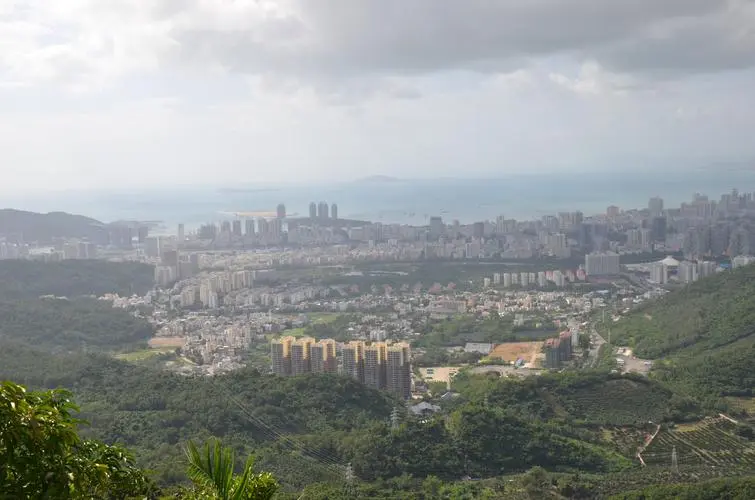
#> input picture city.jpg, 755 x 500 px
$ python masking.py --image city.jpg
#> lines starting #> are read from the running program, lines starting #| are printed output that depends on the picture; after the words box and inside, x2 and y2 are one past the last pixel; in counts of white or black regions, pixels touching at a corner belong together
import numpy as np
import argparse
import cv2

ap = argparse.ArgumentParser()
ap.add_argument("-i", "--image", required = True, help = "Path to the image")
args = vars(ap.parse_args())

image = cv2.imread(args["image"])
#> image is the input picture: shape (500, 755, 3); mean B, G, R 149.4, 150.9, 146.2
cv2.imshow("Original", image)

mask = np.zeros(image.shape[:2], dtype = "uint8")
(cX, cY) = (image.shape[1] // 2, image.shape[0] //2)
#> cX = 377; cY = 250
a = 100
cv2. rectangle(mask, (cX - a, cY - a), (cX + a, cY + a), 255, -1)
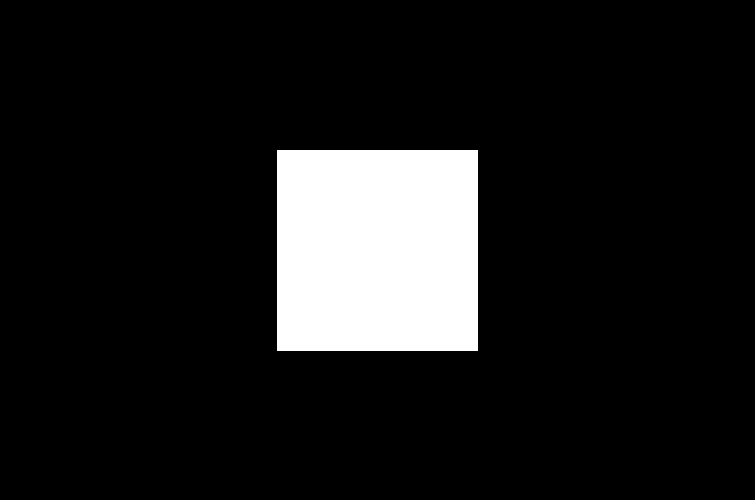
#> mask: shape (500, 755); 10.7% white; 1 white region, box (x1, y1, x2, y2) and area: (277, 150, 478, 351) 40401
cv2.imshow("Mask", mask)
masked = cv2.bitwise_and(image, image, mask = mask)
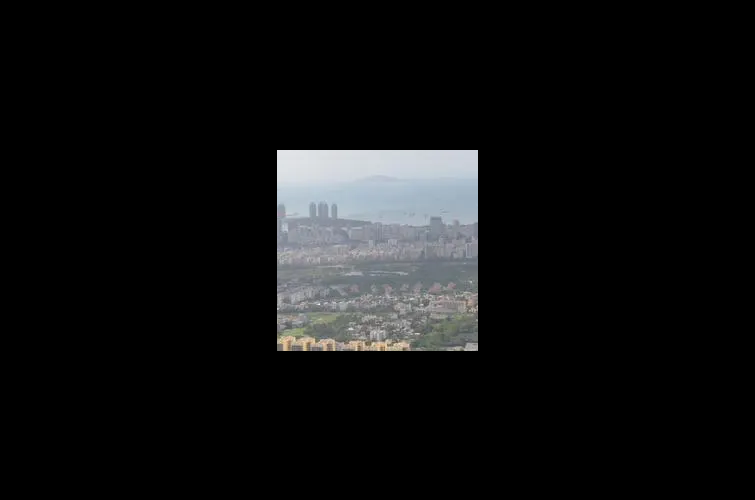
#> masked: shape (500, 755, 3); mean B, G, R 17.4, 16.9, 16.4
cv2.imshow("Mask Applied to Image", masked)
cv2.waitKey(0)

mask = np.zeros(image.shape[:2], dtype = "uint8")
cv2.circle(mask, (cX, cY), 100, 255, -1)
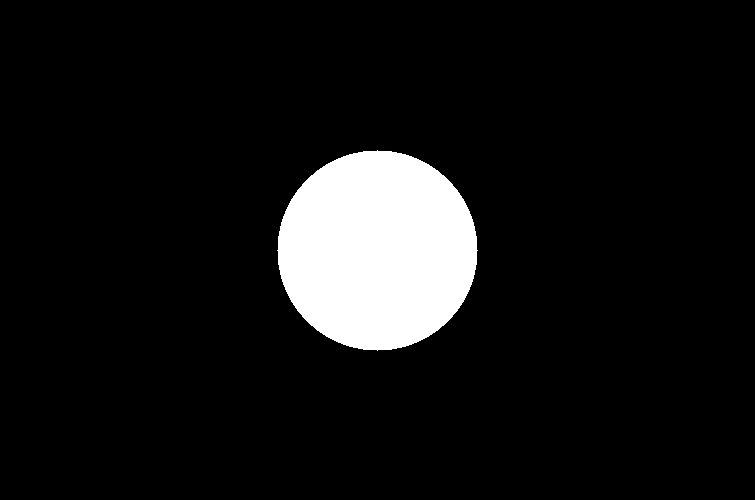
#> mask: shape (500, 755); 8.3% white; 1 white region, box (x1, y1, x2, y2) and area: (277, 150, 478, 351) 31417
masked = cv2.bitwise_and(image, image, mask = mask)
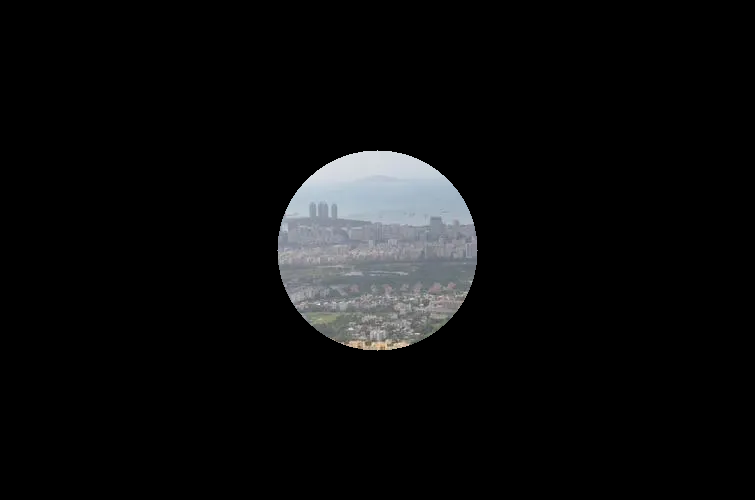
#> masked: shape (500, 755, 3); mean B, G, R 13.4, 12.9, 12.4
cv2.imshow("Mask", mask)
cv2.imshow("Mask Applied to Image", masked)
cv2.waitKey(0)
